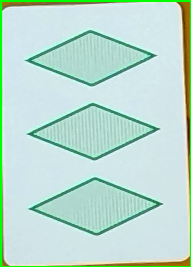
#> input picture images/extracted/10.png, 191 x 267 px, given in place of 1.png, which was not available
$ python driver.py   (Python 2 division)   (older library calls are emulated)
#> lines starting #> are read from the running program, lines starting #| are printed output that depends on the picture; after the words box and inside, x2 and y2 are one past the last pixel; in counts of white or black regions, pixels touching at a corner belong together; pictures that were not available may be replaced by others from this repository, and a replacement may not be noted
### card.py
#from enum import enum                <--- consider using this for easy iteration over attributes
from sklearn.cluster import KMeans
import matplotlib.pyplot as plt
import numpy as np
import cv2

class SHAPE():
    Oval = 0
    Diamond = 1
    Squiggle = 2

class COLOR():
    Red = 0
    Green = 1
    Purple = 2

class SHADE():
    Solid = 0
    Striped = 1
    Outlined = 2

class Card():
    """ Represents a card for the game Set """

    def __init__(self, cardImage):
        self._singleShapeMod = None
        self._singleShapeOrig = None
        self.isValid = False

        image = self._crop(cardImage, .08)

        # Count must be called first
        #    because Count populates self._singleShapeMod
        #    as well as self._singleShapeOrig
        self.Count = self.GetCount(image)
        if (self._singleShapeMod is None or self._singleShapeOrig is None):
            self.Shape = None
            self.Color = None
            self.Shade = None
            return

        self.Shape = self.GetShape()
        self.Color = self.GetColor() # must be called before shade
        self.Shade = self.GetShade()

        self.isValid = self.Count is not None and self.Shape is not None and self.Color is not None and self.Shade is not None

    def __repr__(self):
        return self.printCard()

    def printCard(self):
        shapes = ['oval', 'diamond', 'squiggle']
        colors = ['red', 'green', 'purple']
        shades = ['solid', 'striped', 'outlined']

        ret = 'Shape:\t'
        if (self.Shape != None):
            ret += shapes[self.Shape]

        ret += '\nColor:\t'
        if (self.Color != None):
            ret += colors[self.Color]

        ret += '\nShade:\t'
        if (self.Shade != None):
            ret += shades[self.Shade]

        ret += '\nCount:\t' + str(self.Count)
        return ret

    # this code smells - seperate query and modifier
    # query - number of shapes on card (count)
    # modifier - populates necessary fields for shape, shade, and color
    #             these fields are _singleShapeMod (a single countour line)
    #             and _singleShapeOrig (a single shape from the card image, cropped)
    def GetCount(self, image):
        cny = cv2.Canny(image.copy(), 100, 250)

        count = 0
        savedSingleShape = False
        contourImage, contours, hierarchy = cv2.findContours(cny, cv2.RETR_EXTERNAL, cv2.CHAIN_APPROX_SIMPLE)

        for contour in contours:
            if cv2.contourArea(contour) < 2500: # this number is subject to change based on what size the standard image will be
                continue

            if not savedSingleShape:
                box = cv2.boxPoints(cv2.minAreaRect(contour))
                box = np.int0(box)

                # draw a thick line around the contour we are interested in
                cv2.drawContours(cny, [contour], 0, [255,255,255], 2)

                self._singleShapeMod = self._fourPointTransform(cny, box)
                self._singleShapeOrig = self._fourPointTransform(image, box)
                savedSingleShape = True

            count += 1

        return count

    def GetColor(self):
        # there should only be two colors
        #    white (card background)
        #    card color
        numColorsOnCard = 2

        hueMax = 179.0 # max hue value for openCv
        # for an explanation of these fractions, refer to an HSV color wheel
        redRange = ( (3.0/4.0)*hueMax, (1.0/4.0)*hueMax )
        greenRange = ( (1.0/4.0)*hueMax, (1.0/2.0)*hueMax )
        purpleRange = ( (1.0/2.0)*hueMax, (3.0/4.0)*hueMax )

        # convert self._singleShapeOrig to RGB
        imageHsv = cv2.cvtColor(self._singleShapeOrig, cv2.COLOR_BGR2HSV)

        # reshape matrix into list of pixels
        imageHsv = imageHsv.reshape((imageHsv.shape[0] * imageHsv.shape[1], 3))

        # cluster with K-means clustering
        cluster = KMeans(n_clusters = numColorsOnCard)
        cluster.fit(imageHsv)

        # create histogram of num pixels for each color
        (histogram, notUsed) = np.histogram(cluster.labels_, bins = numColorsOnCard)

        # normalize histogram
        histogram = histogram.astype("float")
        histogram /= histogram.sum()

        # find color with highest saturation
        highestSat = -1.0e400
        nonWhiteColor = None
        self._nonWhitePercent = None
        for (percent, color) in zip(histogram, cluster.cluster_centers_):
            if (color[1] > highestSat):
                highestSat = color[1]
                nonWhiteColor = color
                self._nonWhitePercent = percent


        hue = nonWhiteColor[0]

        if (hue > redRange[0] or hue < redRange[1]):
            return COLOR.Red
        if (hue > greenRange[0] and hue < greenRange[1]):
            return COLOR.Green
        if (hue > purpleRange[0] and hue < purpleRange[1]):
            return COLOR.Purple

        return None

    def GetShade(self):
        # draw contours - if theres a lot, then its shaded
        # otherwise, refer to self._nonWhitePercent

        mod = self._preprocess(self._singleShapeOrig.copy())
        mod = self._crop(mod, .3)

        count = 0
        contours = cv2.findContours(mod, cv2.RETR_EXTERNAL, cv2.CHAIN_APPROX_SIMPLE)[0]

        if (len(contours) > 6): # 6 is determined experimentally and varies with camera resolution
            return SHADE.Striped
        if self._nonWhitePercent > .5:
            return SHADE.Solid
        else:
            return SHADE.Outlined


        return None;

    def GetShape(self):
        # TODO : determine if we need to rotate the image
        #            by comparing ratios

        shapeTemplates = ['images/templates/oval.jpg',
                        'images/templates/diamond.jpg',
                        'images/templates/squiggle.jpg']

        shapeSize = (self._singleShapeMod.shape[1], self._singleShapeMod.shape[0])
        mse = 1.0e400
        shape = None
        for i in range(len(shapeTemplates)):
            tmp = cv2.imread(shapeTemplates[i], 0)
            tmp = cv2.resize(tmp, shapeSize, interpolation=cv2.INTER_CUBIC)
            newMse = self._mse(tmp, self._singleShapeMod)
            if newMse < mse:
                shape = i
                mse = newMse
        return shape

    def _mse(self, imageA, imageB):
        err = np.sum((imageA.astype("float") - imageB.astype("float")) ** 2)
        err /= float(imageA.shape[0] * imageA.shape[1])

        return err

    # orders points (tl, tr, br, bl) for _fourPointFreeTransform
    def _orderPoints(self, pts):
        rect = np.zeros((4, 2), dtype = "float32")

        # top-left (tl) point has min sum
        # bottom-right (br point has max sum
        s = pts.sum(axis = 1)
        rect[0] = pts[np.argmin(s)]
        rect[2] = pts[np.argmax(s)]

        # top-right (tr) point has min difference
        # bottom-left (br) has max difference
        diff = np.diff(pts, axis = 1)
        rect[1] = pts[np.argmin(diff)]
        rect[3] = pts[np.argmax(diff)]

        return rect

    def _fourPointTransform(self, image, pts):
        rect = self._orderPoints(pts)
        (tl, tr, br, bl) = rect

        # compute the width of the new image
        #     max( distance between br and bl, distance between tr and tl)

        widthTop = np.sqrt(((tr[0] - tl[0]) ** 2) + ((tr[1] - tl[1]) ** 2))
        widthBottom = np.sqrt(((br[0] - bl[0]) ** 2) + ((br[1] - bl[1]) ** 2))
        width = max(int(widthTop), int(widthBottom))

         # same deal for height
        heightLeft = np.sqrt(((tl[0] - bl[0]) ** 2) + ((tl[1] - bl[1]) ** 2))
        heightRight = np.sqrt(((tr[0] - br[0]) ** 2) + ((tr[1] - br[1]) ** 2))
        height = max(int(heightLeft), int(heightRight))

        dst = np.array([
            [0, 0],
            [width - 1, 0],
            [width - 1, height - 1],
            [0, height - 1]], dtype = "float32")

        # compute the perspective transform matrix and then apply it
        M = cv2.getPerspectiveTransform(rect, dst)
        warped = cv2.warpPerspective(image, M, (width, height))

        # return the warped image
        return warped

    def _preprocess(self, image):
        # blur, contrast, denoise, and take inverse threshold
        mod = cv2.cvtColor(image, cv2.COLOR_RGB2GRAY)
        mod = self._increaseContrast(mod)
        mod = cv2.fastNlMeansDenoising(mod, None, 10, 21, 20)
        mod = cv2.threshold(mod, 60, 255, cv2.THRESH_BINARY_INV)[1]
        return mod

    def _increaseContrast(self, image):
        hist,bins = np.histogram(image.flatten(),256,[0,256])
        cdf = hist.cumsum()
        cdf_normalized = cdf * hist.max()/ cdf.max()

        cdf_m = np.ma.masked_equal(cdf,0)
        cdf_m = (cdf_m - cdf_m.min())*255/(cdf_m.max()-cdf_m.min())
        cdf = np.ma.filled(cdf_m,0).astype('uint8')

        return cdf[image]

    def _crop(self, image, percent):
        startY = image.shape[0] * percent
        startX = image.shape[1] * percent
        cropyY = int(image.shape[0] - startY)
        cropX = int(image.shape[1] - startX)

        image = image[int(startY):(cropyY), int(startX):(cropX)]

        return image

### driver.py
import cv2
import timeit
from card import Card

def main():
    for i in range(1,15):
        cardName = 'images/extracted/' + str(i) + '.png';
        cardImage = cv2.imread(cardName)
#> cardImage is the input picture: shape (267, 191, 3); mean B, G, R 209, 220.6, 188
        if cardImage is None:
            print 'Could not read image at ' + cardName
            continue
        print cardName
        start = timeit.default_timer()
        setCard = Card(cardImage)
#> in _crop, `image = image[int(startY):(cropyY), int(startX):(cropX)]`:
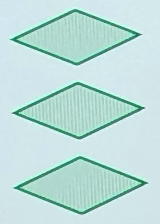
#> image: shape (224, 160, 3); mean of channels 0, 1, 2 219, 222.1, 189.6; drawn as B, G, R
#> in GetCount, `cny = cv2.Canny(image.copy(), 100, 250)`:
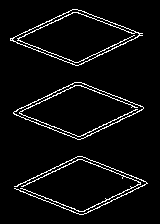
#> cny: shape (224, 160); 4.9% white in thin lines or dots, all inside (x1, y1, x2, y2) = (10, 9, 148, 215)
#> in GetCount, `contourImage, contours, hierarchy = cv2.findContours(cny, cv2.RETR_EXT..`: contours = 4 contours; box (x1, y1, x2, y2) and area: (13, 82, 144, 140) 3956, (10, 9, 143, 66) 3849, (20, 159, 141, 212) 44, (14, 156, 148, 215) 42
#> the loop in GetCount, `for contour in contours:` made 4 passes
#> box on pass 3: [[124, 157], [12, 114], [31, 62], [143, 105]]
#> count on pass 4: 2
#> after the loop in GetCount, `for contour in contours:`:
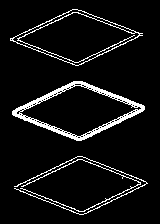
#> cny: shape (224, 160); 6.9% white in thin lines or dots, all inside (x1, y1, x2, y2) = (10, 9, 148, 215)
#> after the loop in GetCount, `for contour in contours:`: count = 2; savedSingleShape = True
#> in __init__, `self.Count = self.GetCount(image)`: self.Count = 2
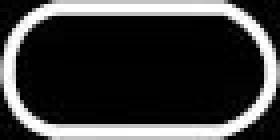
#> input picture images/templates/oval.jpg, 70 x 35 px (shown 4 times larger)
#> in GetShape, tmp is the input picture: shape (35, 70); min 0, max 255, mean 60.7
#> in GetShape, `tmp = cv2.resize(tmp, shapeSize, interpolation=cv2.INTER_CUBIC)`:
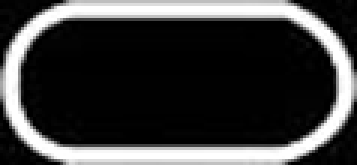
#> tmp: shape (55, 119) (shown 3 times larger); min 0, max 255, mean 61
#> in _mse, `err = np.sum((imageA.astype("float") - imageB.astype("float")) ** 2)`: err = 92389758
#> in _mse, `err /= float(imageA.shape[0] * imageA.shape[1])`: err = 14116.1
#> in __init__, `self.Shape = self.GetShape()`: self.Shape = 1
#> in GetColor, `imageHsv = cv2.cvtColor(self._singleShapeOrig, cv2.COLOR_BGR2HSV)`: imageHsv: shape (55, 119, 3); mean H, S, V 86.1, 51.8, 216.7
#> in _preprocess, `mod = cv2.cvtColor(image, cv2.COLOR_RGB2GRAY)`:
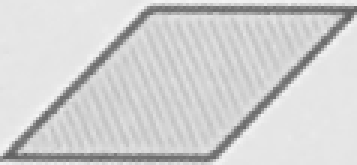
#> mod: shape (55, 119) (shown 3 times larger); min 97, max 245, mean 208.4
#> in _increaseContrast, `hist,bins = np.histogram(image.flatten(),256,[0,256])`: hist = 256 values, max 879 at index 230, min 0 at index 0, mean 25.57; bins = 257 values from 0 to 256
#> in _increaseContrast, `cdf = hist.cumsum()`: cdf = 256 values from 0 to 6545
#> in _increaseContrast, `cdf_normalized = cdf * hist.max()/ cdf.max()`: cdf_normalized = 256 values from 0 to 879
#> in _increaseContrast, `cdf = np.ma.filled(cdf_m,0).astype('uint8')`: cdf = 256 values from 0 to 255
#> in _preprocess, `mod = cv2.threshold(mod, 60, 255, cv2.THRESH_BINARY_INV)[1]`: mod: shape (55, 119); 23.1% white; 64 white regions (52 under 20 px), largest, box (x1, y1, x2, y2) and area: (0, 1, 119, 55) 913, (52, 9, 64, 36) 33, (40, 25, 50, 48) 32
#> call 2 of _crop, with percent = 0.3
#> in _crop (call 2), `image = image[int(startY):(cropyY), int(startX):(cropX)]`:
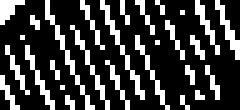
#> image: shape (22, 48) (shown 5 times larger); 24.8% white in thin lines or dots
#> in GetShade, `contours = cv2.findContours(mod, cv2.RETR_EXTERNAL, cv2.CHAIN_APPROX_S..`: contours = 28 contours, all with area under 20
#> in __init__, `self.isValid = self.Count is not None and self.Shape is not None and s..`: self.isValid = True
        stop = timeit.default_timer()
        print(setCard)
#| Shape:	diamond
#| Color:	green
#| Shade:	striped
#| Count:	2
        print "\nTIME ELAPSED : ", (stop - start), " s"
        print "\n------------------------------\n"

        windowName = 'image #' + str(i)
#> windowName = 'image #1'
        cv2.imshow(windowName, cardImage)
        k = cv2.waitKey(0)
#> (key Esc is pressed here)
        cv2.destroyAllWindows()
#> pass 2 of the loop in main, `for i in range(1,15):`:
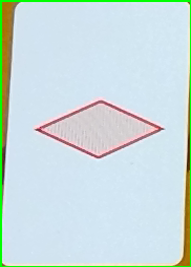
#> input picture images/extracted/11.png, 191 x 267 px, given in place of 2.png, which was not available
#> in main, cardImage is the input picture: shape (267, 191, 3); mean B, G, R 220.9, 221.1, 202.6
#> image: shape (224, 160, 3)
#> in GetCount (call 2), `contourImage, contours, hierarchy = cv2.findContours(cny, cv2.RETR_EXT..`: contours = 3 contours; box (x1, y1, x2, y2) and area: (26, 82, 144, 135) 3170, (20, 108, 149, 138) 36, (21, 79, 148, 108) 33
#> the loop in GetCount (call 2), `for contour in contours:` made 3 passes
#> box on pass 2: [[45, 152], [25, 107], [123, 63], [143, 108]]
#> after the loop in GetCount (call 2), `for contour in contours:`:
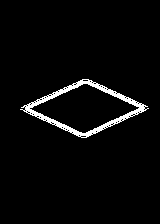
#> cny: shape (224, 160); 3.4% white; 1 white region, box (x1, y1, x2, y2) and area: (20, 79, 149, 138) 1230
#> after the loop in GetCount (call 2), `for contour in contours:`: count = 1; savedSingleShape = True
#> tmp: shape (49, 107)
#> imageHsv: shape (49, 107, 3); mean H, S, V 150, 27.2, 220
#> in _crop (call 4), `image = image[int(startY):(cropyY), int(startX):(cropX)]`:
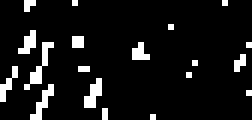
#> image: shape (20, 42) (shown 6 times larger); 8.6% white in thin lines or dots
#> in GetShade (call 2), `contours = cv2.findContours(mod, cv2.RETR_EXTERNAL, cv2.CHAIN_APPROX_S..`: contours = 19 contours, all with area under 20
#| Shape:	diamond
#| Color:	purple
#| Shade:	striped
#| Count:	1
#> windowName = 'image #2'
#> (key Enter is pressed here)


main()
